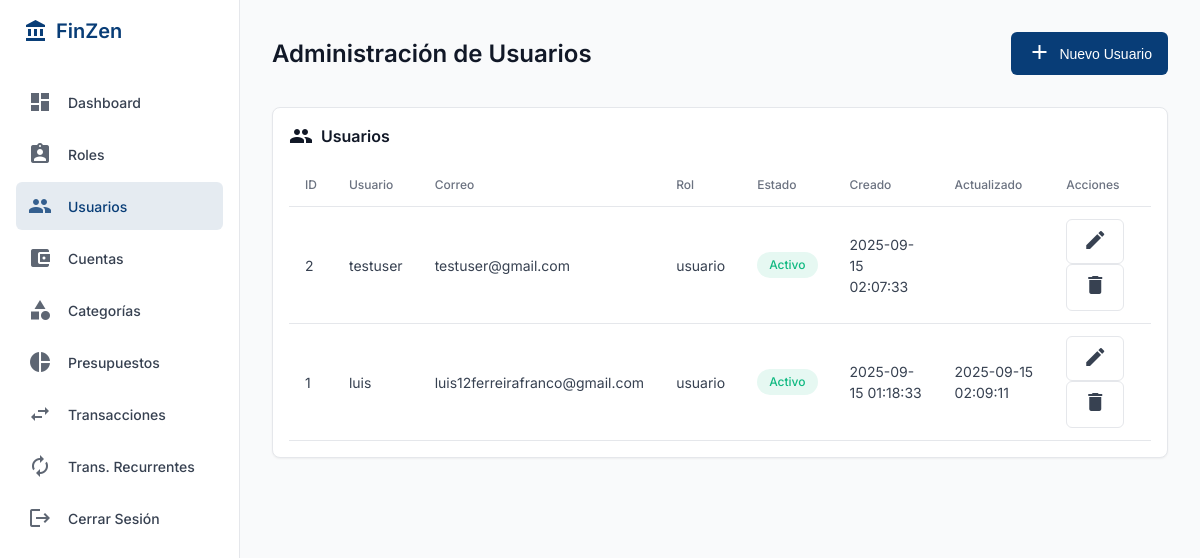
/admin/usuarios.php, run on the app's committed database.
### tables this page shows
CREATE TABLE `usuarios` (
  `id` int(10) UNSIGNED NOT NULL,
  `nombre_usuario` varchar(100) NOT NULL,
  `correo_electronico` varchar(150) NOT NULL,
  `hash_contraseña` varchar(255) NOT NULL,
  `rol_id` tinyint(3) UNSIGNED NOT NULL DEFAULT 2,
  `activo` tinyint(1) DEFAULT 1,
  `creado_en` timestamp NOT NULL DEFAULT current_timestamp(),
  `actualizado_en` timestamp NULL DEFAULT NULL ON UPDATE current_timestamp()
);

CREATE TABLE `roles` (
  `id` tinyint(3) UNSIGNED NOT NULL,
  `nombre` varchar(20) NOT NULL COMMENT 'admin|usuario',
  `creado_en` timestamp NOT NULL DEFAULT current_timestamp(),
  `actualizado_en` timestamp NULL DEFAULT NULL ON UPDATE current_timestamp()
);

### admin/usuarios.php (the view, shortened to what this page needs)
<?php
$servername = "localhost";
$username = "root";
$password = "";
$dbname = "finzen";
try {
    $conn = new PDO(
        "mysql:host=$servername;dbname=$dbname;charset=utf8mb4",
        $username,
        $password
    );
    $conn->setAttribute(PDO::ATTR_ERRMODE, PDO::ERRMODE_EXCEPTION);
} catch (PDOException $e) {
    exit("Conexión fallida: " . $e->getMessage());
}
try {
    $stmt = $conn->query("
        SELECT u.*, r.nombre AS rol_nombre
        FROM usuarios u
        LEFT JOIN roles r ON u.rol_id = r.id
        ORDER BY u.id DESC
    ");
    $usuarios = $stmt->fetchAll(PDO::FETCH_ASSOC);
} catch (PDOException $e) {
    handleError("Error al obtener usuarios: " . $e->getMessage());
}
?>
<!DOCTYPE html>
<html lang="es">
<head>
</head>
<body>
    <div class="container">
        <div class="sidebar">
            <div class="logo">
                <i class="material-icons">account_balance</i>
                <span>FinZen</span>
            </div>
            <nav>
                <a href="index.php" class="menu-item">
                    <i class="material-icons">dashboard</i>
                    <span>Dashboard</span>
                </a>
                <a href="roles.php" class="menu-item">
                    <i class="material-icons">assignment_ind</i>
                    <span>Roles</span>
                </a>
                <a href="#" class="menu-item active">
                    <i class="material-icons">people</i>
                    <span>Usuarios</span>
                </a>
                <a href="cuentas.php" class="menu-item">
                    <i class="material-icons">account_balance_wallet</i>
                    <span>Cuentas</span>
                </a>
                <a href="categorias.php" class="menu-item">
                    <i class="material-icons">category</i>
                    <span>Categorías</span>
                </a>
                <a href="presupuestos.php" class="menu-item">
                    <i class="material-icons">pie_chart</i>
                    <span>Presupuestos</span>
                </a>
                <a href="transacciones.php" class="menu-item">
                    <i class="material-icons">swap_horiz</i>
                    <span>Transacciones</span>
                </a>
                <a href="transacciones-recurrentes.php" class="menu-item">
                    <i class="material-icons">autorenew</i>
                    <span>Trans. Recurrentes</span>
                </a>
                <a href="logout.php" class="menu-item">
                    <i class="material-icons">logout</i>
                    <span>Cerrar Sesión</span>
                </a>
            </nav>
        </div>
        <div class="main-content">
            <header class="header">
                <h1 class="page-title">Administración de Usuarios</h1>
                <button class="btn btn-primary modal-button" data-target="addUserModal">
                    <span class="icon"><i class="material-icons">add</i></span>
                    <span>Nuevo Usuario</span>
                </button>
            </header>
            <div class="card">
                <div class="card-header">
                    <h2 class="card-title">
                        <i class="material-icons">people</i>
                        <span>Usuarios</span>
                    </h2>
                </div>
                <div class="card-content">
                    <table class="table">
                        <thead>
                            <tr>
                                <th>ID</th>
                                <th>Usuario</th>
                                <th>Correo</th>
                                <th>Rol</th>
                                <th>Estado</th>
                                <th>Creado</th>
                                <th>Actualizado</th>
                                <th>Acciones</th>
                            </tr>
                        </thead>
                        <tbody>
                            <?php foreach ($usuarios as $usuario): ?>
                                <tr>
                                    <td><?php echo htmlspecialchars($usuario["id"]); ?></td>
                                    <td><?php echo htmlspecialchars($usuario["nombre_usuario"]); ?></td>
                                    <td><?php echo htmlspecialchars($usuario["correo_electronico"]); ?></td>
                                    <td><?php echo htmlspecialchars($usuario["rol_nombre"] ?? "Sin rol"); ?></td>
                                    <td>
                                        <span class="badge <?php echo $usuario["activo"] ? "badge-success" : "badge-error"; ?>">
                                            <?php echo $usuario["activo"] ? "Activo" : "Inactivo"; ?>
                                        </span>
                                    </td>
                                    <td><?php echo htmlspecialchars($usuario["creado_en"]); ?></td>
                                    <td><?php echo htmlspecialchars($usuario["actualizado_en"]); ?></td>
                                    <td>
                                        <button class="btn btn-outlined btn-action edit-button" data-target="editUserModal"
                                                data-id="<?php echo $usuario["id"]; ?>"
                                                data-nombre_usuario="<?php echo htmlspecialchars($usuario["nombre_usuario"]); ?>"
                                                data-correo_electronico="<?php echo htmlspecialchars($usuario["correo_electronico"]); ?>"
                                                data-rol_id="<?php echo $usuario["rol_id"]; ?>"
                                                data-activo="<?php echo $usuario["activo"]; ?>">
                                            <span class="icon"><i class="material-icons">edit</i></span>
                                        </button>
                                        <a href="?delete=<?php echo $usuario["id"]; ?>" class="btn btn-outlined btn-action"
                                           onclick="return confirm('¿Estás seguro de eliminar este usuario?')">
                                            <span class="icon"><i class="material-icons">delete</i></span>
                                        </a>
                                    </td>
                                </tr>
                            <?php endforeach; ?>
                        </tbody>
                    </table>
                </div>
            </div>
        </div>
    </div>
</body>
</html>

### admin/usuarios.php (style rules this page uses)
:root { --primary: #083D77; --secondary: #10b981; --error: #ef4444; --background: #f9fafb; --surface: #ffffff; --on-surface: #111827; --on-background: #374151; --border: #e5e7eb; --border-radius: 8px; --spacing: 1rem; --shadow-sm: 0 1px 2px 0 rgba(0, 0, 0, 0.05); }
* { box-sizing: border-box; margin: 0; padding: 0; }
body { font-family: 'Inter', sans-serif; background-color: var(--background); color: var(--on-background); line-height: 1.5; -webkit-font-smoothing: antialiased; }
.container { display: grid; grid-template-columns: 240px 1fr; min-height: 100vh; }
.sidebar { background-color: var(--surface); border-right: 1px solid var(--border); padding: var(--spacing); position: fixed; height: 100vh; width: 240px; }
.logo { font-size: 1.25rem; font-weight: 600; margin-bottom: 2rem; display: flex; align-items: center; color: var(--primary); padding: 0 0.5rem; }
.logo i { margin-right: 0.5rem; }
.menu-item { display: flex; align-items: center; padding: 0.75rem; margin-bottom: 0.25rem; border-radius: 6px; text-decoration: none; color: var(--on-background); font-size: 0.875rem; font-weight: 500; }
.menu-item i { margin-right: 1rem; opacity: 0.8; }
.menu-item.active { background-color: rgba(8, 61, 119, 0.1); color: var(--primary); }
.main-content { grid-column: 2; padding: 2rem; }
.header { display: flex; justify-content: space-between; align-items: center; margin-bottom: 2rem; }
.page-title { font-size: 1.5rem; font-weight: 600; color: var(--on-surface); }
.btn { display: inline-flex; align-items: center; padding: 0.5rem 1rem; border-radius: 6px; text-decoration: none; font-weight: 500; cursor: pointer; border: none; font-size: 0.875rem; gap: 0.5rem; }
.btn-primary { background-color: var(--primary); color: white; }
.btn-outlined { background-color: transparent; border: 1px solid var(--border); color: var(--on-background); }
.card { background-color: var(--surface); border-radius: var(--border-radius); border: 1px solid var(--border); padding: var(--spacing); margin-bottom: var(--spacing); box-shadow: var(--shadow-sm); }
.card-header { display: flex; justify-content: space-between; align-items: center; margin-bottom: var(--spacing); }
.card-title { font-size: 1rem; font-weight: 600; display: flex; align-items: center; color: var(--on-surface); gap: 0.5rem; }
.table { width: 100%; border-collapse: collapse; font-size: 0.875rem; }
.table th, .table td { padding: 0.75rem 1rem; text-align: left; border-bottom: 1px solid var(--border); }
.table th { font-weight: 500; color: #6b7280; font-size: 0.75rem; }
.badge { display: inline-flex; align-items: center; padding: 0.25rem 0.75rem; border-radius: 9999px; font-size: 0.75rem; font-weight: 500; }
.badge-success { background-color: rgba(16, 185, 129, 0.1); color: var(--secondary); }

### data on the page
usuarios: id "2", nombre_usuario "testuser", correo_electronico "testuser@gmail.com", rol.nombre "usuario", activo "Activo", creado_en "2025-09-15 02:07:33"
usuarios: id "1", nombre_usuario "luis", correo_electronico "luis12ferreirafranco@gmail.com", rol.nombre "usuario", activo "Activo", creado_en "2025-09-15 01:18:33", actualizado_en "2025-09-15 02:09:11"
